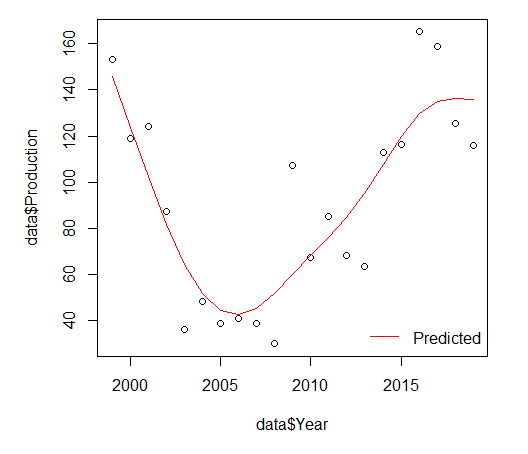

Reproduce this figure in R.
############          TREND       ###########

library(astsa)
library(mgcv)
library(simts)
library(hts)
library(tseries)
library(forecast)

library(readxl)
data <- read_excel("Kheda/Raw Data.xlsx", 
                       sheet = "Kheda")
View(data)

############   Linear model     #################

lm1 <- lm(data$Production ~ data$Year)
lm1

summary(lm1)

# Residuals, Fitted, ...
#create scatterplot of raw data
model<-plot(data$Year, data$Production, col='red', 
            main='Summary of Regression Model', 
            xlab='Year', ylab='Production')

#add fitted regression line
lines(data$Year, predict(lm1), col = "blue")
legend("bottomright", c("Predicted", "time series data"), 
       col = c("blue4", "red"), bty = "n", lwd = 1)

#Residual Analysis
#Runs test (H0:residuals are randomly distibuted
library(randtests)
x<-factor(sign(residuals(lm1)))
x
runs.test(residuals(lm1))

lm1pred=predict(lm1)
lm1pred
res1=lm1pred-data$Production
res1

#Test for normality
#Shapiro-Wilks test (H0:residuals are normally distributed)
shapiro.test(residuals(lm1))

#Measures of Goodness of Fit

#### MAPE
MLmetrics::MAPE(predict(lm1),data$Production)
#### RMSE
MLmetrics::RMSE(predict(lm1),data$Production)

#### R square
MLmetrics::R2_Score(predict(lm1),data$Production)

AIC(lm1)
BIC(lm1)

###############Quadratic models

#create a new variable for hours2

################  fit quadratic regression model
x2=(data$Year)^2
x2

qM <- lm(data$Production~ data$Year + x2)
check(qM)
qM

#view model summary
summary(qM)

plot(data$Year,data$Production)
lines(data$Year, predict(qM), col = "red")
legend("bottomright", c("Time series", "Predicted"), 
       col = c("blue4", "red"), bty = "n", lwd = 1)

predict(qM)

#Residual Analysis
#Runs test (H0:residuals are randomly distibuted)
x5<-factor(sign(residuals(qM)))
x5

runs.test(residuals(qM))


#Test for normality
#Shapiro-Wilks test (H0:residuals are normally distributed)
shapiro.test(residuals(qM))


#Measures of Goodness of Fit

####### R2_score
MLmetrics::R2_Score(predict(qM),data$Production)

########## Mape 
MLmetrics::MAPE(predict(qM),data$Production)

#RMSE
MLmetrics::RMSE(predict(qM),data$Production)

AIC(qM)
BIC(qM)


###################################################
data$Year
data$Production

################  Gam

library(gam)

fit1 = gam(data$Production ~ s(data$Year))
check(fit1, simple = TRUE)
summary(fit1)


coef(summary.lm(fit1))

fit1$coefficients
library(plotrix)
std.error(fit1$coefficients)
fit1
plot(data$Year,data$Production)

library(rsq)
rsq(fit1)
lines(data$Year, predict(fit1), col = "red")
legend("bottomright", c( "Predicted"), 
       col = c( "red"), bty = "n", lwd = 1)


#Residual Analysis
#Runs test (H0:residuals are randomly distibuted)
x6<-factor(sign(residuals(fit1)))
x6

runs.test(residuals(fit1))

#Test for normality
#Shapiro-Wilks test (H0:residuals are normally distributed)
shapiro.test(residuals(fit1))


#Measures of Goodness of Fit
#MAPE
MLmetrics::MAPE(predict(fit1),data$Production)

#RMSE
MLmetrics::RMSE(predict(fit1),data$Production)

#R square
MLmetrics::R2_Score(predict(fit1),data$Production)

extractAIC(fit1) 
AIC(fit1)
BIC(fit1)
predict(fit1)
library("writexl")
M=predict(fit1)
v=data.frame(M)
write_xlsx(v,"E:\\8. all pdf files\\research\\Data Analysis\\Kheda\\Kheda_Production.xlsx")
##############################


############ Exponential

library(SciViews)
exp1 <- lm(log(data$Production)~ data$Year)
coef(exp1)


# (Intercept)     data$Year 
# -357.1293311    0.1786065 

# put the r value in below code

exp(-51.06227424)

expo<-minpack.lm::nlsLM(data$Production ~ a*exp(r*data$Year), 
                        data = data, 
                        start = list(a=6.667086e-23,r=0.02759621), 
                        control = list(maxiter = 500))
expo
summary(expo)

plot(data$Year,data$Production,col="blue")
lines(data$Year, predict(expo), col = "red")
legend("bottomright", c("Time series", "Predicted"), 
       col = c("blue4", "red"), bty = "n", lwd = 1)

#Residual Analysis
#Runs test (H0:residuals are randomly distibuted)
x8<-factor(sign((residuals(expo))))
x8
runs.test(residuals(expo))

#Test for normality
#Shapiro-Wilks test (H0:residuals are normally distributed)
shapiro.test(residuals(expo))


#Measures of Goodness of Fit
#############     MAPE
MLmetrics::MAPE(predict(expo),data$Production)

##########   R2_Score 
MLmetrics::R2_Score(predict(expo),data$Production)

###########     RMSE
MLmetrics::RMSE(predict(expo),data$Production)

AIC(expo)
BIC(expo)


#####################################

########     Monomolecular growth model
nls.monomolecular <- minpack.lm::nlsLM(data$Production ~alpha*
                                         (1-beta*exp(-k*data$Year)), 
                                       data = data, 
                                       start = list(alpha = 5.680415e+03, 
                                                    beta = 2.094806e+00, 
                                                    k = 3.760853e-04), 
                                       control = list(maxiter = 500))
coef(nls.monomolecular)
summary(nls.monomolecular)

#data<-USN_Data
plot(data$Year,data$Production)
lines(data$Year, predict(nls.monomolecular), col = "red")
legend("bottomright", c("Time series", "Predicted"), 
       col = c("blue4", "red"), bty = "n", lwd = 1)
#Residual Analysis
#Runs test (H0:residuals are randomly distibuted)
x4<-factor(sign(residuals(nls.monomolecular)))
x4
runs.test(residuals(nls.monomolecular))

#Test for normality
#Shapiro-Wilks test (H0:residuals are normally distributed)
shapiro.test(residuals(nls.monomolecular))


#Measures of Goodness of Fit

###### MAPE
MLmetrics::MAPE(predict(nls.monomolecular),data$Production)

###### RMSE
MLmetrics::RMSE(predict(nls.monomolecular),data$Production)

########## r2_score
MLmetrics::R2_Score(predict(nls.monomolecular),data$Production)

AIC(nls.monomolecular)
BIC(nls.monomolecular)
predict(nls.monomolecular)


##############STRUCTURAL CHANGE

library(strucchange)

class(data)
data1<-as.ts(data$Production)
data1

test2 <- Fstats(data1~1) #Gets a sequence of fstatistics for all possible 

# break points within the middle 70% of myts1
plot(test2)
sctest(test2)
plot(data1)
lines(breakpoints(test2))
USN.fs <- test2$Fstats #These are the fstats

bd.USN <- breakdates(breakpoints(test2)) #Obtains the implied break data (2018.35, 
bd.USN

breakpoints(test2)
mean(data1[1:breakdates(breakpoints(test2))-1])

###mean area after to break
mean(data1[(breakdates(breakpoints(test2))):21])

#length(USN_Data1)
t.test(data1[1:14],data1[15:21])
#t = -3.9287, df = 14.584, p-value = 0.001408
#from the result we can say that it is significant in both 5% and 1%
#t.test(USN_Data$Area[1:7],USN_Data$Area[8:21])
